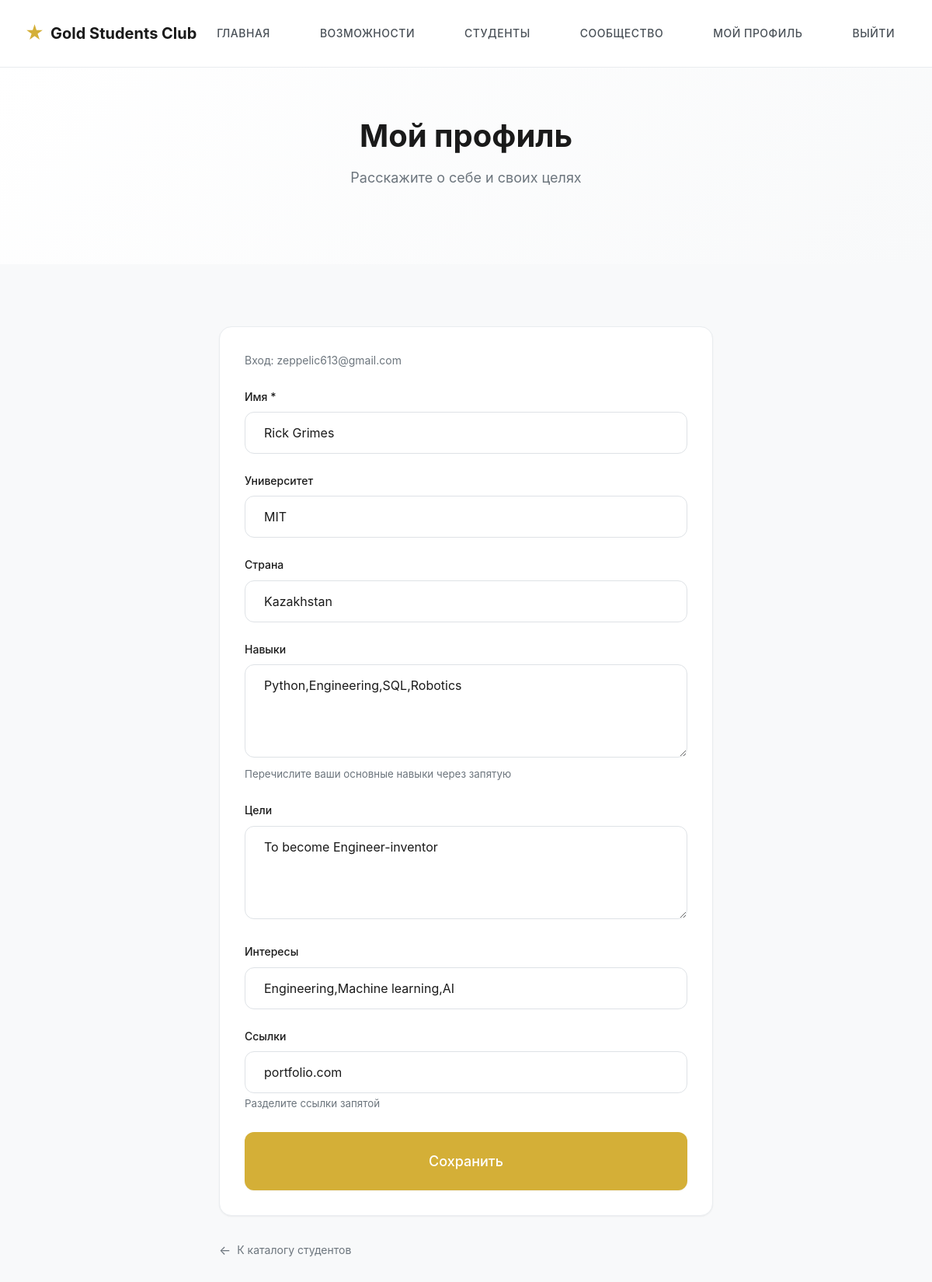
The page /profile (signed in) on the database its author committed.
### app.py (models this page shows, shortened)
class User(UserMixin, db.Model):
    id = db.Column(db.Integer, primary_key=True)
    email = db.Column(db.String(120), unique=True, nullable=False, index=True)
    password_hash = db.Column(db.String(255), nullable=True)  # nullable для старых записей
    name = db.Column(db.String(100), nullable=False)
    university = db.Column(db.String(100))
    country = db.Column(db.String(100))
    skills = db.Column(db.Text)
    goals = db.Column(db.Text)
    interests = db.Column(db.Text)
    links = db.Column(db.Text)
    status = db.Column(db.String(20), default="pending")
    role = db.Column(db.String(20), default="user")  # user, moderator, admin
    created_at = db.Column(db.DateTime, default=datetime.utcnow)
    updated_at = db.Column(db.DateTime, default=datetime.utcnow, onupdate=datetime.utcnow)

### app.py (the view, shortened to what this page needs)
@app.route("/profile", methods=["GET", "POST"])
@login_required
def profile():
    user = current_user
    return render_template("profile.html", user=user)

### app.py (called while the page is built)
@login_manager.user_loader
def load_user(user_id):
    return User.query.get(int(user_id))

### templates/profile.html (shortened to what this page needs)
{% extends "base.html" %}
{% block content %}
    <div class="page-header">
        <h1>Мой профиль</h1>
        <p class="subtitle">Расскажите о себе и своих целях</p>
    </div>
    <div class="container-narrow">
        <div class="card">
            <p class="text-muted mb-3" style="font-size: var(--font-size-sm);">Вход: {{ user.email }}</p>
            <form method="post">
                <div class="form-group">
                    <label class="form-label">Имя *</label>
                    <input type="text" name="name" class="form-control"
                           placeholder="Ваше имя"
                           value="{% if user %}{{ user.name }}{% endif %}"
                           required>
                </div>
                <div class="form-group">
                    <label class="form-label">Университет</label>
                    <input type="text" name="university" class="form-control"
                           placeholder="Название университета"
                           value="{% if user %}{{ user.university or '' }}{% endif %}">
                </div>
                <div class="form-group">
                    <label class="form-label">Страна</label>
                    <input type="text" name="country" class="form-control"
                           placeholder="Страна обучения"
                           value="{% if user %}{{ user.country or '' }}{% endif %}">
                </div>
                <div class="form-group">
                    <label class="form-label">Навыки</label>
                    <textarea name="skills" class="form-control" placeholder="Python, Machine Learning, Research, Design...">{% if user %}{{ user.skills or '' }}{% endif %}</textarea>
                    <small class="text-muted">Перечислите ваши основные навыки через запятую</small>
                </div>
                <div class="form-group">
                    <label class="form-label">Цели</label>
                    <textarea name="goals" class="form-control" placeholder="Опишите ваши профессиональные и академические цели">{% if user %}{{ user.goals or '' }}{% endif %}</textarea>
                </div>
                <div class="form-group">
                    <label class="form-label">Интересы</label>
                    <input type="text" name="interests" class="form-control"
                           placeholder="AI, Research, Entrepreneurship..."
                           value="{% if user %}{{ user.interests or '' }}{% endif %}">
                </div>
                <div class="form-group">
                    <label class="form-label">Ссылки</label>
                    <input type="text" name="links" class="form-control"
                           placeholder="LinkedIn, GitHub, Portfolio..."
                           value="{% if user %}{{ user.links or '' }}{% endif %}">
                    <small class="text-muted">Разделите ссылки запятой</small>
                </div>
                <button type="submit" class="btn btn-primary btn-block btn-lg">Сохранить</button>
            </form>
        </div>
        <a href="{{ url_for('profiles') }}" class="back-link">К каталогу студентов</a>
    </div>
{% endblock %}

### static/style.css (style rules this page uses)
:root { --gold: #D4AF37; --gold-light: #E8D5A3; --gold-dark: #B8941F; --dark: #1A1A1A; --dark-light: #2D2D2D; --gray-100: #F8F9FA; --gray-200: #E9ECEF; --gray-300: #DEE2E6; --gray-400: #CED4DA; --gray-500: #ADB5BD; --gray-600: #6C757D; --gray-700: #495057; --gray-800: #343A40; --white: #FFFFFF; --spacing-xs: 0.5rem; --spacing-sm: 1rem; --spacing-md: 1.5rem; --spacing-lg: 2rem; --spacing-xl: 3rem; --spacing-2xl: 4rem; --font-family: -apple-system, BlinkMacSystemFont, 'Segoe UI', 'Inter', 'Roboto', 'Helvetica Neue', Arial, sans-serif; --font-size-xs: 0.75rem; --font-size-sm: 0.875rem; --font-size-base: 1rem; --font-size-lg: 1.125rem; --font-size-xl: 1.25rem; --font-size-2xl: 1.5rem; --font-size-3xl: 2rem; --font-size-4xl: 2.5rem; --radius-sm: 8px; --radius-md: 12px; --radius-lg: 16px; --radius-full: 9999px; --shadow-sm: 0 1px 2px 0 rgba(0, 0, 0, 0.05); --shadow-md: 0 4px 6px -1px rgba(0, 0, 0, 0.1), 0 2px 4px -1px rgba(0, 0, 0, 0.06); --shadow-lg: 0 10px 15px -3px rgba(0, 0, 0, 0.1), 0 4px 6px -2px rgba(0, 0, 0, 0.05); --shadow-xl: 0 20px 25px -5px rgba(0, 0, 0, 0.1), 0 10px 10px -5px rgba(0, 0, 0, 0.04); --transition-fast: 150ms ease; --transition-base: 200ms ease; --transition-slow: 300ms ease; }
* { margin: 0; padding: 0; box-sizing: border-box; }
html { scroll-behavior: smooth; }
body { font-family: var(--font-family); font-size: var(--font-size-base); line-height: 1.6; color: var(--dark); background-color: var(--gray-100); -webkit-font-smoothing: antialiased; -moz-osx-font-smoothing: grayscale; }
h1, h2, h3, h4, h5, h6 { font-weight: 600; line-height: 1.2; color: var(--dark); margin-bottom: var(--spacing-md); }
h1 { font-size: var(--font-size-4xl); font-weight: 700; }
p { margin-bottom: var(--spacing-sm); color: var(--gray-700); }
a { color: var(--gold-dark); text-decoration: none; transition: color var(--transition-base); }
.container-narrow { max-width: 700px; margin: 0 auto; padding: var(--spacing-lg); }
.page-header { text-align: center; padding: var(--spacing-2xl) var(--spacing-lg); background: linear-gradient(135deg, var(--white) 0%, var(--gray-100) 100%); margin-bottom: var(--spacing-xl); }
.page-header h1 { margin-bottom: var(--spacing-sm); }
.subtitle { font-size: var(--font-size-lg); color: var(--gray-600); font-weight: 400; margin-bottom: var(--spacing-lg); }
.btn { display: inline-block; padding: var(--spacing-sm) var(--spacing-lg); font-size: var(--font-size-base); font-weight: 500; text-align: center; border: none; border-radius: var(--radius-md); cursor: pointer; transition: all var(--transition-base); text-decoration: none; font-family: inherit; line-height: 1.5; }
.btn-primary { background-color: var(--gold); color: var(--white); box-shadow: var(--shadow-sm); }
.btn-lg { padding: var(--spacing-md) var(--spacing-xl); font-size: var(--font-size-lg); }
.btn-block { width: 100%; display: block; }
.form-group { margin-bottom: var(--spacing-md); }
.form-label { display: block; font-weight: 500; color: var(--dark); margin-bottom: var(--spacing-xs); font-size: var(--font-size-sm); }
.form-control, .form-select { width: 100%; padding: var(--spacing-sm) var(--spacing-md); font-size: var(--font-size-base); font-family: inherit; color: var(--dark); background-color: var(--white); border: 1.5px solid var(--gray-300); border-radius: var(--radius-md); transition: all var(--transition-base); }
.form-control::placeholder { color: var(--gray-500); }
textarea.form-control { resize: vertical; min-height: 120px; }
.card { background: var(--white); border-radius: var(--radius-lg); border: 1px solid var(--gray-200); padding: var(--spacing-lg); transition: all var(--transition-base); box-shadow: var(--shadow-sm); height: 100%; display: flex; flex-direction: column; }
.text-muted { color: var(--gray-600); }
.mb-3 { margin-bottom: var(--spacing-md); }
.back-link { display: inline-flex; align-items: center; gap: var(--spacing-xs); color: var(--gray-600); font-size: var(--font-size-sm); margin-top: var(--spacing-lg); transition: color var(--transition-base); }
.back-link::before { content: "←"; font-size: var(--font-size-base); }

### rows shown on the page
User: email "zeppelic613@gmail.com", name "Rick Grimes", university "MIT", country "Kazakhstan", skills "Python,Engineering,SQL,Robotics", goals "To become Engineer-inventor", interests "Engineering,Machine learning,AI", links "portfolio.com"
